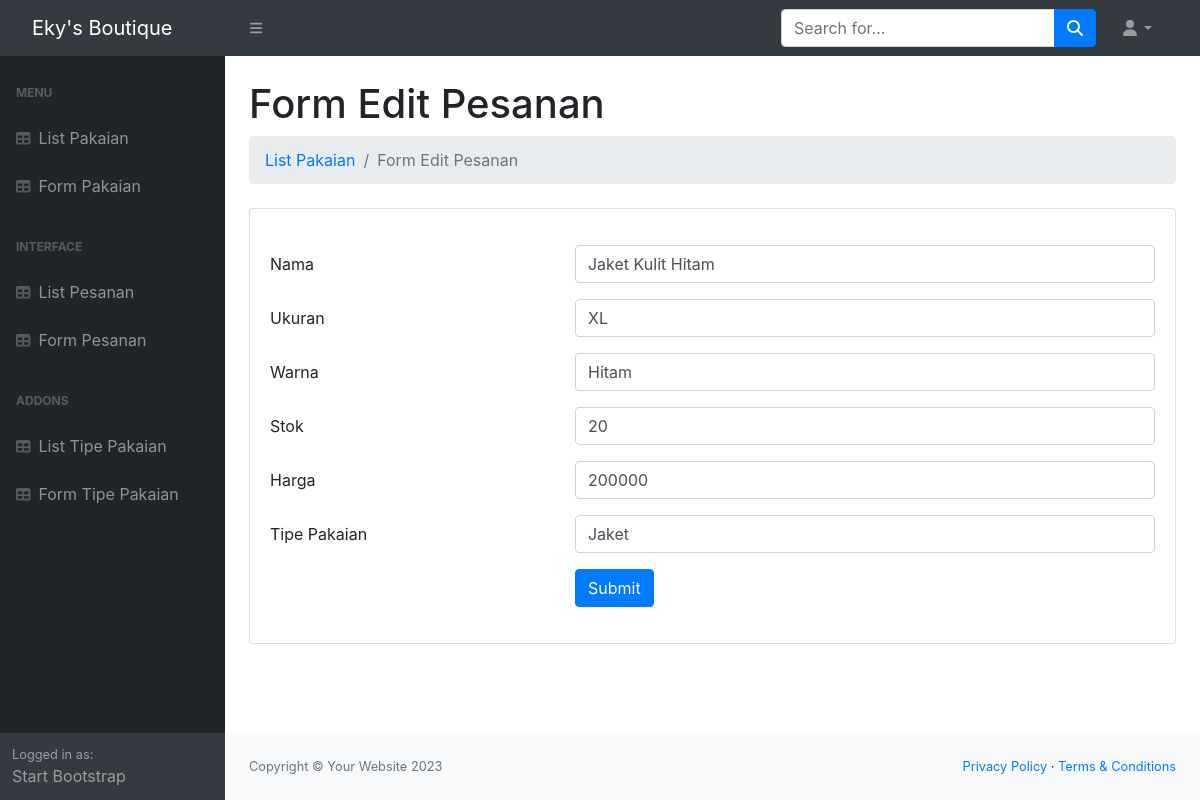
Page /web2-uts-template/backend/Pakaian/update.php?idedit=1 on the committed database.
### tables this page shows
CREATE TABLE `pakaian` (
  `id` int(11) NOT NULL,
  `nama` varchar(45) NOT NULL,
  `ukuran` varchar(45) DEFAULT NULL,
  `warna` varchar(45) DEFAULT NULL,
  `stok` int(11) NOT NULL,
  `harga` int(32) DEFAULT NULL,
  `tipe_pakaian_id` int(45) DEFAULT NULL
);

CREATE TABLE `tipe_pakaian` (
  `id` int(11) NOT NULL,
  `tipe` varchar(45) DEFAULT NULL
);

### web2-uts-template/backend/Pakaian/update.php (the view, shortened to what this page needs)
<?php
    include_once('../../database/dbkoneksi.php');
    $_id = $_GET["idedit"];
    $sql = "SELECT * FROM pakaian WHERE id=?";
    $rs = $dbh->prepare($sql);
    $rs -> execute([$_id]);
    $row = $rs -> fetch();
?>
<!DOCTYPE html>
<html lang="en">
<?php include("../Shared/head.php"); ?>
<body>
  <?php include("../Shared/nav_header.php"); ?>
  <div id="layoutSidenav">
    <?php include("../Shared/nav_sidebar.php"); ?>
    <div id="layoutSidenav_content">
      <main>
        <div class="container-fluid px-4">
          <h1 class="mt-4">Form Edit Pesanan</h1>
          <ol class="breadcrumb mb-4">
            <li class="breadcrumb-item"><a href="index.php">List Pakaian</a></li>
            <li class="breadcrumb-item active">Form Edit Pesanan</li>
          </ol>
          <div class="card mb-4">
            <div class="card-body">
                <link rel="stylesheet" href="https://stackpath.bootstrapcdn.com/bootstrap/4.1.3/css/bootstrap.min.css">
                <link rel="stylesheet"
                  href="https://maxcdn.bootstrapcdn.com/font-awesome/4.7.0/css/font-awesome.min.css">
              <form method="POST" action="proses.php">
                <div class="form-group row">
                  <label for="nama" class="col-4 col-form-label">Nama</label>
                  <div class="col-8">
                    <input id="nama" value="<?=$row['nama']?>" name="nama" type="text" class="form-control" required>
                  </div>
                </div>
                <div class="form-group row">
                  <label for="ukuran" class="col-4 col-form-label">Ukuran</label>
                  <div class="col-8">
                    <input id="ukuran" value=<?=$row['ukuran']?> name="ukuran" type="text" class="form-control" required>
                  </div>
                </div>
                <div class="form-group row">
                  <label for="warna" class="col-4 col-form-label">Warna</label>
                  <div class="col-8">
                    <input id="warna" value=<?=$row['warna']?> name="warna" type="text" class="form-control">
                  </div>
                </div>
                <div class="form-group row">
                  <label for="stok" class="col-4 col-form-label">Stok</label>
                  <div class="col-8">
                    <input id="stok" value=<?=$row['stok']?> name="stok" type="text" class="form-control" required>
                  </div>
                </div>
                <div class="form-group row">
                  <label for="harga" class="col-4 col-form-label">Harga</label>
                  <div class="col-8">
                    <input id="harga" value=<?=$row['harga']?> name="harga" type="text" class="form-control" required>
                  </div>
                </div>
                <div class="form-group row">
                  <label for="tipe_pakaian_id" class="col-4 col-form-label">Tipe Pakaian</label>
                  <div class="col-8">
                    <?php
                      require_once('../../database/dbkoneksi.php');
                      $sql_tipe_pakaian = "SELECT * FROM tipe_pakaian";
                      $rs_tipe_pakaian = $dbh->query($sql_tipe_pakaian);
                    ?>
                    <select id="tipe_pakaian_id" name="tipe_pakaian_id" class="form-control">
                      <?php
                      foreach ($rs_tipe_pakaian as $row_tipe_pakaian) {
                      ?>
                      <option <?php if($row_tipe_pakaian['id'] == $row['tipe_pakaian_id']){echo("selected");}?> value="<?= $row_tipe_pakaian['id'] ?>"><?= $row_tipe_pakaian['tipe'] ?></option>
                      <?php
                      }
                      ?>
                    </select>
                  </div>
                </div>
                <div class="form-group row">
                  <div class="offset-4 col-8">
                    <button name="proses" type="submit" class="btn btn-primary" value="Update">Submit</button>
                  </div>
                </div>
              </form>
            </div>
          </div>
        </div>
      </main>
      <?php include("../Shared/footer.php"); ?>
    </div>
  </div>
</body>
</html>

### rows in the picture
pakaian: nama "Jaket Kulit Hitam", ukuran "XL", warna "Hitam", stok "20", harga "200000", tipe_pakaian_id "Jaket"
